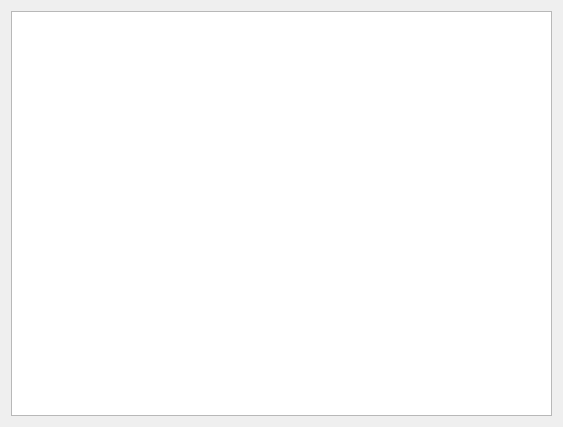
<?xml version="1.0" encoding="UTF-8"?>
<ui version="4.0">
 <class>MainWindow</class>
 <widget class="QMainWindow" name="MainWindow">
  <property name="geometry">
   <rect>
    <x>0</x>
    <y>0</y>
    <width>563</width>
    <height>427</height>
   </rect>
  </property>
  <property name="windowTitle">
   <string>MainWindow</string>
  </property>
  <widget class="QWidget" name="centralWidget">
   <layout class="QHBoxLayout" name="horizontalLayout">
    <item>
     <widget class="QTextBrowser" name="textBrowser">
      <property name="font">
       <font>
        <pointsize>14</pointsize>
       </font>
      </property>
     </widget>
    </item>
   </layout>
  </widget>
 </widget>
 <layoutdefault spacing="6" margin="11"/>
 <resources/>
 <connections/>
</ui>
